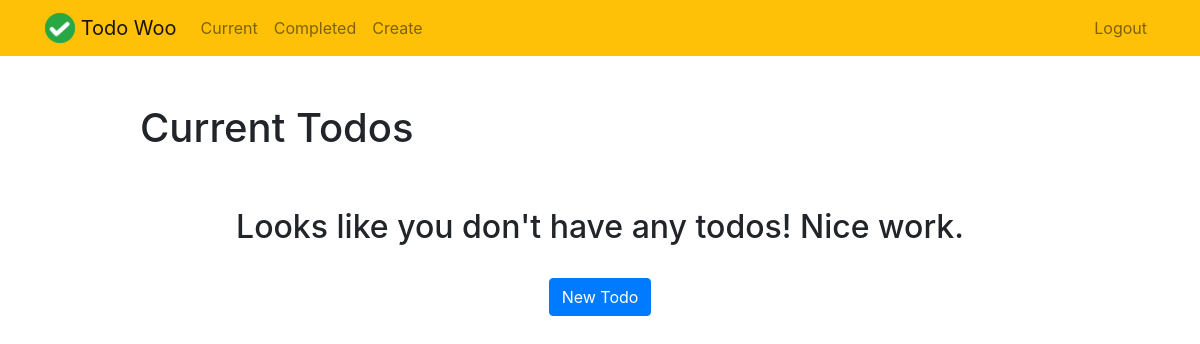
Before: /current/ (signed in) with the older database file.
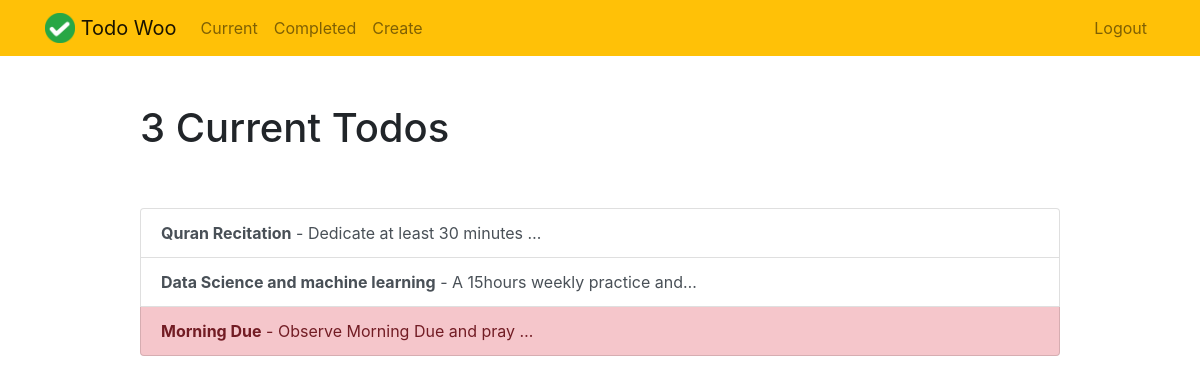
After: the same page with the newer database file.
### TodoApp/models.py (models this page shows, shortened)
class Todo(models.Model):
    title = models.CharField(max_length=100)
    memo = models.TextField(blank=True)
    created = models.DateTimeField(auto_now_add=True)
    datecompleted = models.DateTimeField(null=True, blank=True)
    important = models.BooleanField(default=False)
    user = models.ForeignKey(User, on_delete=models.CASCADE)

### TodoApp/views.py (the view)
# urls.py: path('current/', views.currenttodos, name='currenttodos'),
@login_required
def currenttodos(request):
    todos = Todo.objects.filter(user=request.user, datecompleted__isnull=True)
    return render(request, 'todo/current-todo.html', {'todos':todos})

### TodoApp/templates/todo/current-todo.html
{% extends "todo/base.html" %}
{% block content %}
    <div class="row justify-content-center mt-5">
        <div class="col-md-10">
            {% if todos %}
                 <h1>{{ todos.count }} Current Todo{{ todos.count|pluralize }}</h1>
            {% else %}
                           <h1>Current Todos</h1>
            {% endif %}
        </div>
    </div>
    <div class="row justify-content-center mt-5">
        <div class="col-md-10">
        {% if todos %}
            <div class="list-group">
                {% for todo in todos %}
                    <a href="{% url 'viewtodo' todo.id %}" class="list-group-item list-group-item-action{% if todo.important %} list-group-item-danger{% endif %}"><b>{{ todo.title }}</b>{% if todo.memo %} - {{ todo.memo|truncatechars:30 }}{% endif %}</a>
                {% endfor %}
            </div>
        {% else %}
            <div class="text-center">
                <h2>Looks like you don't have any todos! Nice work.</h2>
            <br>
            <a role="button" class="btn btn-primary" href="{% url 'createtodo' %}">New Todo</a>
            </div>
        {% endif %}
        </div>
    </div>
{% endblock %}

### TodoApp/templates/todo/base.html (shortened to what this page needs)
{% load static %}
<!doctype html>
<html lang="en">
<head>
    <link rel="stylesheet" href="https://stackpath.bootstrapcdn.com/bootstrap/4.4.1/css/bootstrap.min.css">
</head>
<body>
<nav class="navbar navbar-expand-md navbar-light bg-warning">
<div class="container">
    <a class="navbar-brand" href="{% url 'home' %}">
         <img src="{% static 'todo/logo.png' %}" width="30" height="30" class="d-inline-block align-top">
        <span>Todo Woo</span>
    </a>
    <div class="collapse navbar-collapse" id="navbarNav">
    {% if user.is_authenticated %}
        <ul class="navbar-nav mr-auto">
                <li class="nav-item {{ current }}">
                    <a class="nav-link" href="{% url 'currenttodos' %}">Current</a>
                </li>
                <li class="nav-item {{ completed }}">
                    <a class="nav-link" href="{% url 'completedtodos' %}">Completed</a>
                </li>
                <li class="nav-item {{ create }}">
                    <a class="nav-link" href="{% url 'createtodo' %}">Create</a>
                </li>
        </ul>
    {% endif %}
    <ul class="navbar-nav ml-auto">
            {% if user.is_authenticated %}
                <li class="nav-item">
                    <a href="#" onclick="$('#signOutBtn').click()" class="nav-link">Logout</a>
                </li>
            {% endif %}
        </ul>
    </div>
</div>
</nav>
<div class="container">
{% block content %}{% endblock %}
</div>
</body>
</html>

Changed rows visible on the page:
added Todo: title "Quran Recitation", memo "Dedicate at least 30 minutes …"
added Todo: title "Data Science and machine learning", memo "A 15hours weekly practice and…"
added Todo: title "Morning Due", memo "Observe Morning Due and pray …", important True (drawn)
Other visible differences:
{{ todos.count }}: (not shown) → "3"
text no longer shown: "Current Todos Looks like you don't have any todos! Nice work. New Todo"
text now shown: "Current Todo"
